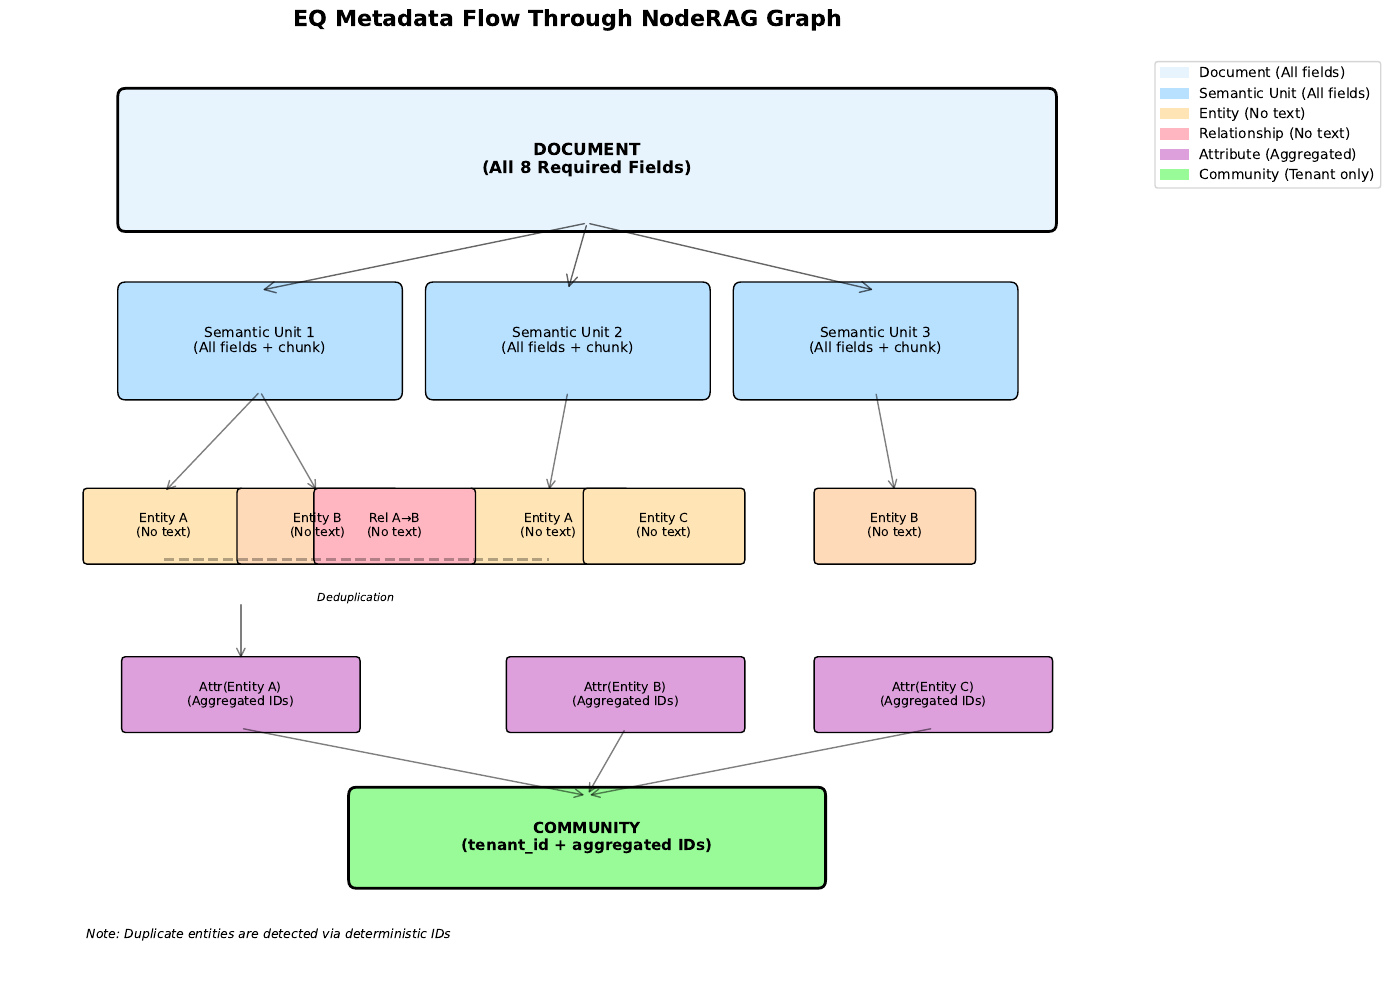

Source code (Python):
"""
Generate visual diagram of metadata flow through NodeRAG
Run: python metadata_flow_diagram.py
"""
import matplotlib.pyplot as plt
import matplotlib.patches as mpatches
from matplotlib.patches import FancyBboxPatch, FancyArrowPatch
import numpy as np

def create_metadata_flow_diagram():
    fig, ax = plt.subplots(1, 1, figsize=(14, 10))
    
    doc_color = '#E8F4FD'
    semantic_color = '#B8E0FF'
    entity_color = '#FFE4B5'
    rel_color = '#FFB6C1'
    attr_color = '#DDA0DD'
    comm_color = '#98FB98'
    
    doc_box = FancyBboxPatch((1, 8), 12, 1.5, 
                              boxstyle="round,pad=0.1",
                              facecolor=doc_color, edgecolor='black', linewidth=2)
    ax.add_patch(doc_box)
    ax.text(7, 8.75, 'DOCUMENT\n(All 8 Required Fields)', 
            ha='center', va='center', fontsize=12, weight='bold')
    
    semantic_positions = [(1, 6), (5, 6), (9, 6)]
    for i, pos in enumerate(semantic_positions):
        box = FancyBboxPatch(pos, 3.5, 1.2,
                             boxstyle="round,pad=0.1",
                             facecolor=semantic_color, edgecolor='black')
        ax.add_patch(box)
        ax.text(pos[0]+1.75, pos[1]+0.6, f'Semantic Unit {i+1}\n(All fields + chunk)',
                ha='center', va='center', fontsize=10)
    
    entity_positions = [(0.5, 4), (2.5, 4), (5.5, 4), (7, 4), (10, 4)]
    entity_names = ['Entity A', 'Entity B', 'Entity A', 'Entity C', 'Entity B']
    for pos, name in zip(entity_positions, entity_names):
        color = entity_color if 'A' in name or 'C' in name else '#FFDAB9'
        box = FancyBboxPatch(pos, 2, 0.8,
                             boxstyle="round,pad=0.05",
                             facecolor=color, edgecolor='black')
        ax.add_patch(box)
        ax.text(pos[0]+1, pos[1]+0.4, f'{name}\n(No text)',
                ha='center', va='center', fontsize=9)
    
    rel_box = FancyBboxPatch((3.5, 4), 2, 0.8,
                             boxstyle="round,pad=0.05",
                             facecolor=rel_color, edgecolor='black')
    ax.add_patch(rel_box)
    ax.text(4.5, 4.4, 'Rel A→B\n(No text)',
            ha='center', va='center', fontsize=9)
    
    attr_positions = [(1, 2), (6, 2), (10, 2)]
    attr_names = ['Attr(Entity A)', 'Attr(Entity B)', 'Attr(Entity C)']
    for pos, name in zip(attr_positions, attr_names):
        box = FancyBboxPatch(pos, 3, 0.8,
                             boxstyle="round,pad=0.05",
                             facecolor=attr_color, edgecolor='black')
        ax.add_patch(box)
        ax.text(pos[0]+1.5, pos[1]+0.4, f'{name}\n(Aggregated IDs)',
                ha='center', va='center', fontsize=9)
    
    comm_box = FancyBboxPatch((4, 0.2), 6, 1,
                              boxstyle="round,pad=0.1",
                              facecolor=comm_color, edgecolor='black', linewidth=2)
    ax.add_patch(comm_box)
    ax.text(7, 0.7, 'COMMUNITY\n(tenant_id + aggregated IDs)',
            ha='center', va='center', fontsize=11, weight='bold')
    
    for pos in semantic_positions:
        arrow = FancyArrowPatch((7, 8), (pos[0]+1.75, pos[1]+1.2),
                                arrowstyle='->', mutation_scale=20,
                                color='black', alpha=0.6)
        ax.add_patch(arrow)
    
    connections = [
        ((2.75, 6), (1.5, 4.8)),
        ((2.75, 6), (3.5, 4.8)),
        ((6.75, 6), (6.5, 4.8)),
        ((10.75, 6), (11, 4.8))
    ]
    for start, end in connections:
        arrow = FancyArrowPatch(start, end,
                                arrowstyle='->', mutation_scale=15,
                                color='black', alpha=0.5)
        ax.add_patch(arrow)
    
    ax.plot([1.5, 6.5], [4, 4], 'k--', alpha=0.3, linewidth=2)
    ax.text(4, 3.5, 'Deduplication', ha='center', fontsize=8, style='italic')
    
    arrow = FancyArrowPatch((2.5, 3.5), (2.5, 2.8),
                            arrowstyle='->', mutation_scale=15,
                            color='black', alpha=0.5)
    ax.add_patch(arrow)
    
    for pos in attr_positions:
        arrow = FancyArrowPatch((pos[0]+1.5, 2), (7, 1.2),
                                arrowstyle='->', mutation_scale=15,
                                color='black', alpha=0.5)
        ax.add_patch(arrow)
    
    legend_elements = [
        mpatches.Patch(color=doc_color, label='Document (All fields)'),
        mpatches.Patch(color=semantic_color, label='Semantic Unit (All fields)'),
        mpatches.Patch(color=entity_color, label='Entity (No text)'),
        mpatches.Patch(color=rel_color, label='Relationship (No text)'),
        mpatches.Patch(color=attr_color, label='Attribute (Aggregated)'),
        mpatches.Patch(color=comm_color, label='Community (Tenant only)')
    ]
    ax.legend(handles=legend_elements, loc='upper left', bbox_to_anchor=(1.02, 1))
    
    ax.set_title('EQ Metadata Flow Through NodeRAG Graph', fontsize=16, weight='bold', pad=20)
    ax.text(0.5, -0.5, 'Note: Duplicate entities are detected via deterministic IDs', 
            ha='left', fontsize=9, style='italic')
    
    ax.set_xlim(-0.5, 14)
    ax.set_ylim(-1, 10)
    ax.axis('off')
    
    plt.tight_layout()
    plt.savefig('metadata_flow_diagram.png', dpi=300, bbox_inches='tight')
    plt.savefig('metadata_flow_diagram.pdf', bbox_inches='tight')
    print("Diagrams saved to NodeRAG/design/")

if __name__ == "__main__":
    create_metadata_flow_diagram()
